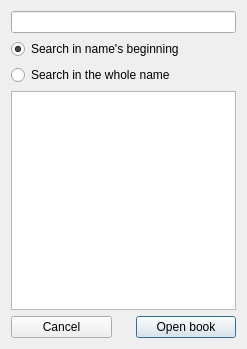
<?xml version="1.0" encoding="UTF-8"?>
<ui version="4.0">
 <class>BookFindMobile</class>
 <widget class="QDialog" name="BookFindMobile">
  <property name="geometry">
   <rect>
    <x>0</x>
    <y>0</y>
    <width>247</width>
    <height>349</height>
   </rect>
  </property>
  <property name="windowTitle">
   <string>Dialog</string>
  </property>
  <layout class="QVBoxLayout" name="verticalLayout">
   <item>
    <widget class="QLineEdit" name="lineEdit"/>
   </item>
   <item>
    <widget class="QRadioButton" name="radioButton_2">
     <property name="text">
      <string>Search in name's beginning</string>
     </property>
     <property name="checked">
      <bool>true</bool>
     </property>
    </widget>
   </item>
   <item>
    <widget class="QRadioButton" name="radioButton">
     <property name="text">
      <string>Search in the whole name</string>
     </property>
    </widget>
   </item>
   <item>
    <widget class="QListWidget" name="listWidget"/>
   </item>
   <item>
    <layout class="QHBoxLayout" name="horizontalLayout_2">
     <property name="spacing">
      <number>24</number>
     </property>
     <property name="topMargin">
      <number>0</number>
     </property>
     <item>
      <widget class="QPushButton" name="pushButton_3">
       <property name="layoutDirection">
        <enum>Qt::LeftToRight</enum>
       </property>
       <property name="text">
        <string>Cancel</string>
       </property>
       <property name="autoDefault">
        <bool>false</bool>
       </property>
      </widget>
     </item>
     <item>
      <widget class="QPushButton" name="pushButton_4">
       <property name="text">
        <string>Open book</string>
       </property>
      </widget>
     </item>
    </layout>
   </item>
  </layout>
 </widget>
 <resources/>
 <connections/>
</ui>
